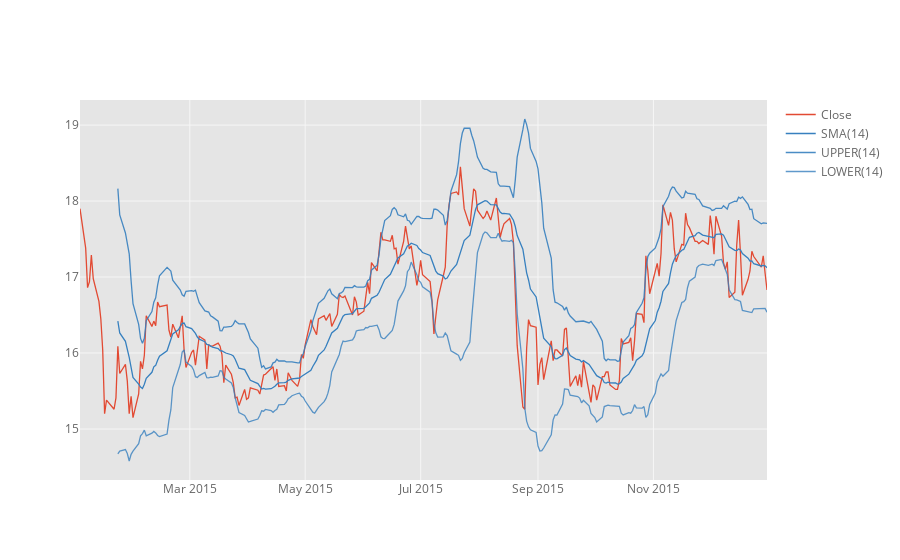

Source (notebook cell):
### Code cell
# Creating a Bollinger Band Plot for Bank of America for the year 2015.

BAC['Close'].loc['2015-01-01':'2016-01-01'].ta_plot(study='boll')

### Figure 1 — Plotly figure (JSON) as saved in the notebook; plotly's stock layout.template omitted (floating-point values rounded to 4 significant figures; data arrays with more than 128 entries replaced by an {"elided": "..."} marker saying what was removed)
{"data": [{"line": {"color": "rgba(226, 74, 51, 1.0)", "dash": "solid", "shape": "linear", "width": 1.3}, "mode": "lines", "name": "Close", "text": "", "type": "scatter", "uid": "26fe6850-5c5f-4e1a-9158-767d2cf15899", "x": {"elided": "252 str values"}, "y": {"elided": "252 float values"}}, {"line": {"color": "rgba(55, 128, 191, 1.0)", "dash": "solid", "shape": "linear", "width": 1.3}, "mode": "lines", "name": "SMA(14)", "text": "", "type": "scatter", "uid": "4af6f354-173c-422d-96c4-74063283b4b8", "x": {"elided": "252 str values"}, "y": {"elided": "252 mixed values"}}, {"line": {"color": "rgba(55, 128, 191, 0.8999999999999999)", "dash": "solid", "shape": "linear", "width": 1.3}, "mode": "lines", "name": "UPPER(14)", "text": "", "type": "scatter", "uid": "0eef9de3-2202-4954-b688-960310aac365", "x": {"elided": "252 str values"}, "y": {"elided": "252 mixed values"}}, {"line": {"color": "rgba(55, 128, 191, 0.7999999999999998)", "dash": "solid", "shape": "linear", "width": 1.3}, "mode": "lines", "name": "LOWER(14)", "text": "", "type": "scatter", "uid": "909cb2e6-5d3a-4dbe-91fc-718f253846d6", "x": {"elided": "252 str values"}, "y": {"elided": "252 mixed values"}}], "layout": {"legend": {"bgcolor": "#FFFFFF", "font": {"color": "#666666"}}, "paper_bgcolor": "#FFFFFF", "plot_bgcolor": "#E5E5E5", "title": {"font": {"color": "#151516"}}, "xaxis": {"gridcolor": "#F6F6F6", "showgrid": true, "tickfont": {"color": "#666666"}, "title": {"font": {"color": "#666666"}, "text": ""}, "zerolinecolor": "#F6F6F6"}, "yaxis": {"gridcolor": "#F6F6F6", "showgrid": true, "tickfont": {"color": "#666666"}, "title": {"font": {"color": "#666666"}, "text": ""}, "zerolinecolor": "#F6F6F6"}}}
